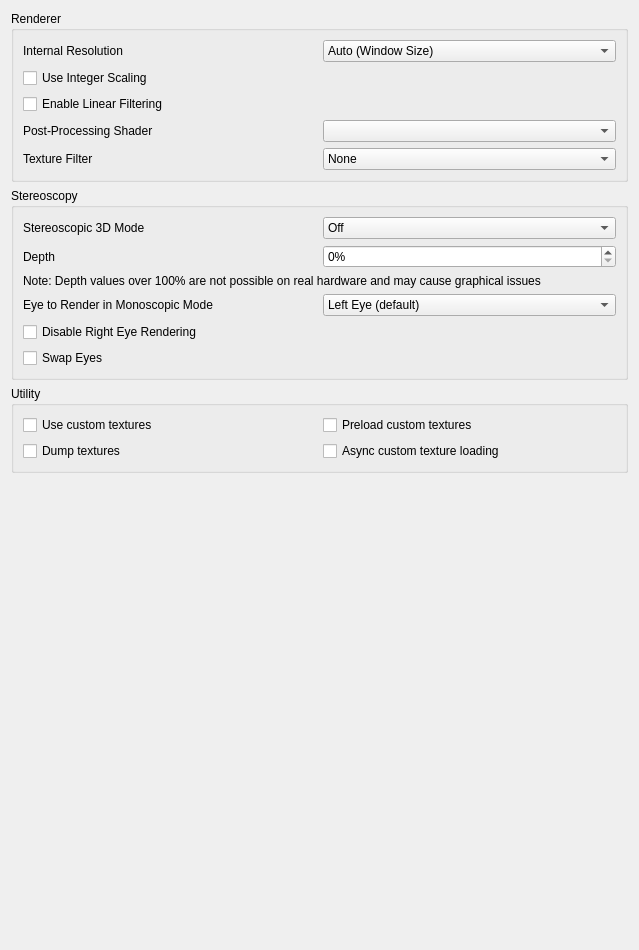
<?xml version="1.0" encoding="UTF-8"?>
<ui version="4.0">
 <class>ConfigureEnhancements</class>
 <widget class="QWidget" name="ConfigureEnhancements">
  <property name="geometry">
   <rect>
    <x>0</x>
    <y>0</y>
    <width>639</width>
    <height>950</height>
   </rect>
  </property>
  <property name="minimumSize">
   <size>
    <width>0</width>
    <height>0</height>
   </size>
  </property>
  <property name="windowTitle">
   <string>Form</string>
  </property>
  <layout class="QVBoxLayout" name="verticalLayout_2">
   <item>
    <widget class="QGroupBox" name="rendererBox">
     <property name="title">
      <string>Renderer</string>
     </property>
     <layout class="QVBoxLayout" name="verticalLayout_3">
      <item>
       <widget class="QWidget" name="widget_resolution" native="true">
        <layout class="QHBoxLayout" name="horizontalLayout_1">
         <property name="leftMargin">
          <number>0</number>
         </property>
         <property name="topMargin">
          <number>0</number>
         </property>
         <property name="rightMargin">
          <number>0</number>
         </property>
         <property name="bottomMargin">
          <number>0</number>
         </property>
         <item>
          <widget class="QLabel" name="resolution_label">
           <property name="text">
            <string>Internal Resolution</string>
           </property>
          </widget>
         </item>
         <item>
          <widget class="QComboBox" name="resolution_factor_combobox">
           <item>
            <property name="text">
             <string>Auto (Window Size)</string>
            </property>
           </item>
           <item>
            <property name="text">
             <string>Auto (0.9x Window Size)</string>
            </property>
           </item>
           <item>
            <property name="text">
             <string>Auto (0.8x Window Size)</string>
            </property>
           </item>
           <item>
            <property name="text">
             <string>Auto (0.75x Window Size)</string>
            </property>
           </item>
           <item>
            <property name="text">
             <string>Auto (0.6x Window Size)</string>
            </property>
           </item>
           <item>
            <property name="text">
             <string>Auto (0.5x Window Size)</string>
            </property>
           </item>
           <item>
            <property name="text">
             <string>Auto (0.4x Window Size)</string>
            </property>
           </item>
           <item>
            <property name="text">
             <string>Auto (0.25x Window Size)</string>
            </property>
           </item>
           <item>
            <property name="text">
             <string>Native (400x240)</string>
            </property>
           </item>
           <item>
            <property name="text">
             <string>2x Native (800x480)</string>
            </property>
           </item>
           <item>
            <property name="text">
             <string>3x Native (1200x720)</string>
            </property>
           </item>
           <item>
            <property name="text">
             <string>4x Native (1600x960)</string>
            </property>
           </item>
           <item>
            <property name="text">
             <string>5x Native (2000x1200)</string>
            </property>
           </item>
           <item>
            <property name="text">
             <string>6x Native (2400x1440)</string>
            </property>
           </item>
           <item>
            <property name="text">
             <string>7x Native (2800x1680)</string>
            </property>
           </item>
           <item>
            <property name="text">
             <string>8x Native (3200x1920)</string>
            </property>
           </item>
           <item>
            <property name="text">
             <string>9x Native (3600x2160)</string>
            </property>
           </item>
           <item>
            <property name="text">
             <string>10x Native (4000x2400)</string>
            </property>
           </item>
          </widget>
         </item>
        </layout>
       </widget>
      </item>
      <item>
       <widget class="QCheckBox" name="use_integer_scaling">
        <property name="text">
         <string>Use Integer Scaling</string>
        </property>
        <property name="toolTip">
         <string>&lt;html&gt;&lt;head/&gt;&lt;body&gt;&lt;p&gt;Use Integer Scaling&lt;/p&gt;&lt;p&gt;Enforces that the larger screen in all layouts is an integer scale of the 240px height of the original 3DS screen.&lt;/p&gt;&lt;/body&gt;&lt;/html&gt;</string>
        </property>
       </widget>
      </item>
      <item>
       <widget class="QCheckBox" name="toggle_linear_filter">
        <property name="text">
         <string>Enable Linear Filtering</string>
        </property>
       </widget>
      </item>
      <item>
       <widget class="QWidget" name="widget_shader" native="true">
        <layout class="QHBoxLayout" name="horizontalLayout_2">
         <property name="leftMargin">
          <number>0</number>
         </property>
         <property name="topMargin">
          <number>0</number>
         </property>
         <property name="rightMargin">
          <number>0</number>
         </property>
         <property name="bottomMargin">
          <number>0</number>
         </property>
         <item>
          <widget class="QLabel" name="shader_label">
           <property name="text">
            <string>Post-Processing Shader</string>
           </property>
          </widget>
         </item>
         <item>
          <widget class="QComboBox" name="shader_combobox"/>
         </item>
        </layout>
       </widget>
      </item>
      <item>
       <widget class="QWidget" name="widget_texture_filter" native="true">
        <layout class="QHBoxLayout" name="horizontalLayout_3">
         <property name="leftMargin">
          <number>0</number>
         </property>
         <property name="topMargin">
          <number>0</number>
         </property>
         <property name="rightMargin">
          <number>0</number>
         </property>
         <property name="bottomMargin">
          <number>0</number>
         </property>
         <item>
          <widget class="QLabel" name="texture_filter_label">
           <property name="text">
            <string>Texture Filter</string>
           </property>
          </widget>
         </item>
         <item>
          <widget class="QComboBox" name="texture_filter_combobox">
           <item>
            <property name="text">
             <string>None</string>
            </property>
           </item>
           <item>
            <property name="text">
             <string>Anime4K</string>
            </property>
           </item>
           <item>
            <property name="text">
             <string>Bicubic</string>
            </property>
           </item>
           <item>
            <property name="text">
             <string>ScaleForce</string>
            </property>
           </item>
           <item>
            <property name="text">
             <string>xBRZ</string>
            </property>
           </item>
           <item>
            <property name="text">
             <string>MMPX</string>
            </property>
           </item>
          </widget>
         </item>
        </layout>
       </widget>
      </item>
     </layout>
    </widget>
   </item>
   <item>
    <widget class="QGroupBox" name="stereo_group">
     <property name="title">
      <string>Stereoscopy</string>
     </property>
     <layout class="QVBoxLayout" name="verticalLayout_4">
      <item>
       <layout class="QHBoxLayout" name="horizontalLayout_4">
        <item>
         <widget class="QLabel" name="label_4">
          <property name="text">
           <string>Stereoscopic 3D Mode</string>
          </property>
         </widget>
        </item>
        <item>
         <widget class="QComboBox" name="render_3d_combobox">
          <item>
           <property name="text">
            <string>Off</string>
           </property>
          </item>
          <item>
           <property name="text">
            <string>Side by Side</string>
           </property>
          </item>
          <item>
           <property name="text">
            <string>Side by Side Full Width</string>
           </property>
          </item>
          <item>
           <property name="text">
            <string>Anaglyph</string>
           </property>
          </item>
          <item>
           <property name="text">
            <string>Interlaced</string>
           </property>
          </item>
          <item>
           <property name="text">
            <string>Reverse Interlaced</string>
           </property>
          </item>
         </widget>
        </item>
       </layout>
      </item>
      <item>
       <layout class="QHBoxLayout" name="horizontalLayout_5">
        <item>
         <widget class="QLabel" name="label_3">
          <property name="text">
           <string>Depth</string>
          </property>
         </widget>
        </item>
        <item>
         <widget class="QSpinBox" name="factor_3d">
          <property name="suffix">
           <string>%</string>
          </property>
          <property name="minimum">
           <number>0</number>
          </property>
          <property name="maximum">
           <number>255</number>
          </property>
          <property name="value">
           <number>0</number>
          </property>
         </widget>
        </item>
       </layout>
      </item>
      <item>
       <widget class="QLabel" name="excessive_depth_warning_label">
        <property name="text">
         <string>Note: Depth values over 100% are not possible on real hardware and may cause graphical issues</string>
        </property>
       </widget>
      </item>
      <item>
       <layout class="QHBoxLayout" name="horizontalLayout_6">
        <item>
         <widget class="QLabel" name="label_6">
          <property name="text">
           <string>Eye to Render in Monoscopic Mode</string>
          </property>
         </widget>
        </item>
        <item>
         <widget class="QComboBox" name="mono_rendering_eye">
          <item>
           <property name="text">
            <string>Left Eye (default)</string>
           </property>
          </item>
          <item>
           <property name="text">
            <string>Right Eye</string>
           </property>
          </item>
         </widget>
        </item>
       </layout>
      </item>
      <item>
       <widget class="QCheckBox" name="disable_right_eye_render">
        <property name="text">
         <string>Disable Right Eye Rendering</string>
        </property>
        <property name="toolTip">
         <string>&lt;html&gt;&lt;head/&gt;&lt;body&gt;&lt;p&gt;Disable Right Eye Rendering&lt;/p&gt;&lt;p&gt;Disables rendering the right eye image when not using stereoscopic mode. Greatly improves performance in some applications, but can cause flickering in others.&lt;/p&gt;&lt;/body&gt;&lt;/html&gt;</string>
        </property>
       </widget>
      </item>
      <item>
       <widget class="QCheckBox" name="swap_eyes_3d">
        <property name="text">
         <string>Swap Eyes</string>
        </property>
       </widget>
      </item>
     </layout>
    </widget>
   </item>
   <item>
    <widget class="QGroupBox" name="utilityBox">
     <property name="title">
      <string>Utility</string>
     </property>
     <layout class="QGridLayout" name="gridLayout_1">
      <item row="1" column="0">
       <widget class="QCheckBox" name="toggle_custom_textures">
        <property name="toolTip">
         <string>&lt;html&gt;&lt;head/&gt;&lt;body&gt;&lt;p&gt;Replace textures with PNG files.&lt;/p&gt;&lt;p&gt;Textures are loaded from load/textures/[Title ID]/.&lt;/p&gt;&lt;/body&gt;&lt;/html&gt;</string>
        </property>
        <property name="text">
         <string>Use custom textures</string>
        </property>
       </widget>
      </item>
      <item row="2" column="0">
       <widget class="QCheckBox" name="toggle_dump_textures">
        <property name="toolTip">
         <string>&lt;html&gt;&lt;head/&gt;&lt;body&gt;&lt;p&gt;Dump textures to PNG files.&lt;/p&gt;&lt;p&gt;Textures are dumped to dump/textures/[Title ID]/.&lt;/p&gt;&lt;/body&gt;&lt;/html&gt;</string>
        </property>
        <property name="text">
         <string>Dump textures</string>
        </property>
       </widget>
      </item>
      <item row="1" column="1">
       <widget class="QCheckBox" name="toggle_preload_textures">
        <property name="toolTip">
         <string>&lt;html&gt;&lt;head/&gt;&lt;body&gt;&lt;p&gt;Load all custom textures into memory on boot, instead of loading them when the application requires them.&lt;/p&gt;&lt;/body&gt;&lt;/html&gt;</string>
        </property>
        <property name="text">
         <string>Preload custom textures</string>
        </property>
       </widget>
      </item>
      <item row="2" column="1">
       <widget class="QCheckBox" name="toggle_async_custom_loading">
        <property name="toolTip">
         <string>&lt;html&gt;&lt;head/&gt;&lt;body&gt;&lt;p&gt;Load custom textures asynchronously with background threads to reduce loading stutter&lt;/p&gt;&lt;/body&gt;&lt;/html&gt;</string>
        </property>
        <property name="text">
         <string>Async custom texture loading</string>
        </property>
       </widget>
      </item>
     </layout>
    </widget>
   </item>
   <item>
    <spacer name="verticalSpacer">
     <property name="orientation">
      <enum>Qt::Vertical</enum>
     </property>
     <property name="sizeHint" stdset="0">
      <size>
       <width>20</width>
       <height>270</height>
      </size>
     </property>
    </spacer>
   </item>
  </layout>
 </widget>
 <tabstops>
  <tabstop>resolution_factor_combobox</tabstop>
  <tabstop>toggle_linear_filter</tabstop>
  <tabstop>shader_combobox</tabstop>
  <tabstop>texture_filter_combobox</tabstop>
  <tabstop>render_3d_combobox</tabstop>
  <tabstop>factor_3d</tabstop>
  <tabstop>mono_rendering_eye</tabstop>
  <tabstop>toggle_custom_textures</tabstop>
  <tabstop>toggle_dump_textures</tabstop>
  <tabstop>toggle_preload_textures</tabstop>
 </tabstops>
 <resources/>
 <connections/>
</ui>
